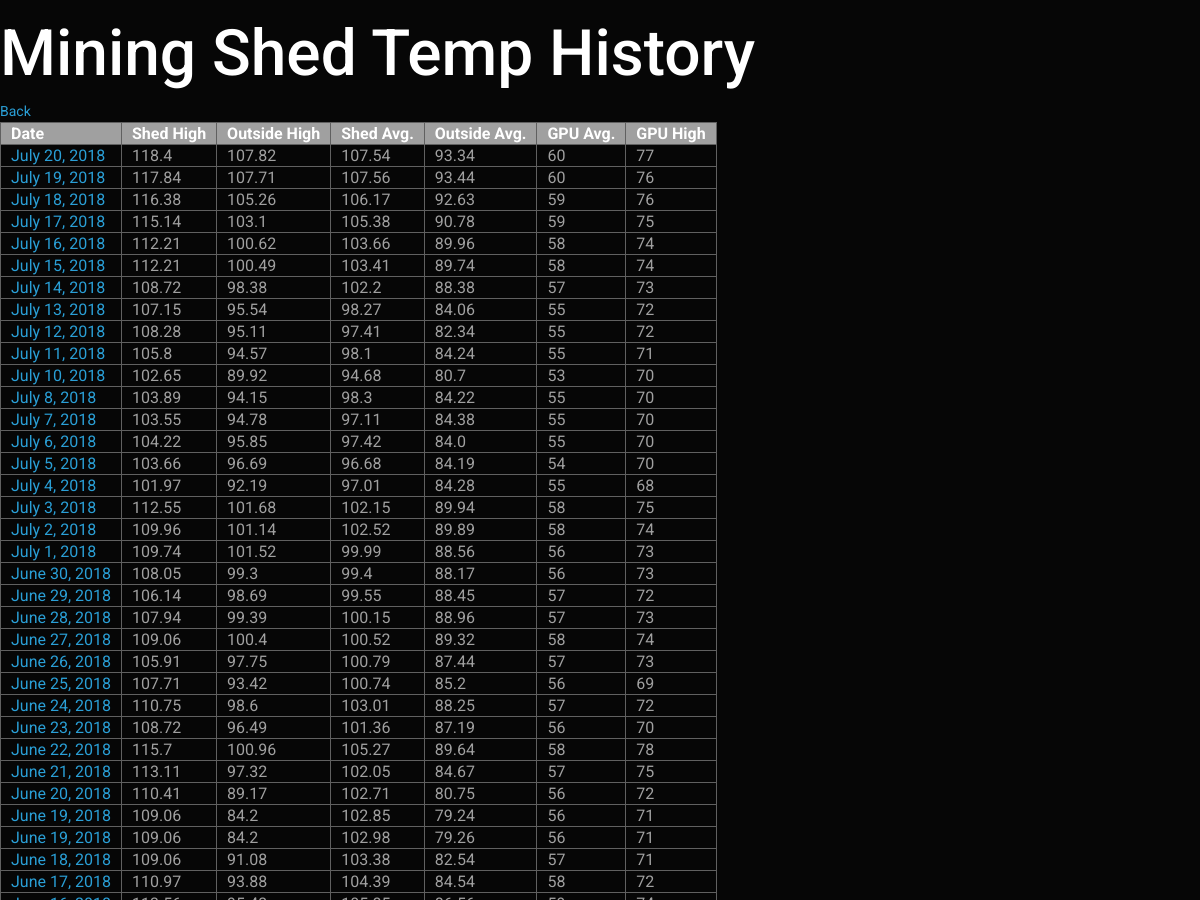
/history_list (upper part), run on an earlier commit of the app's database.
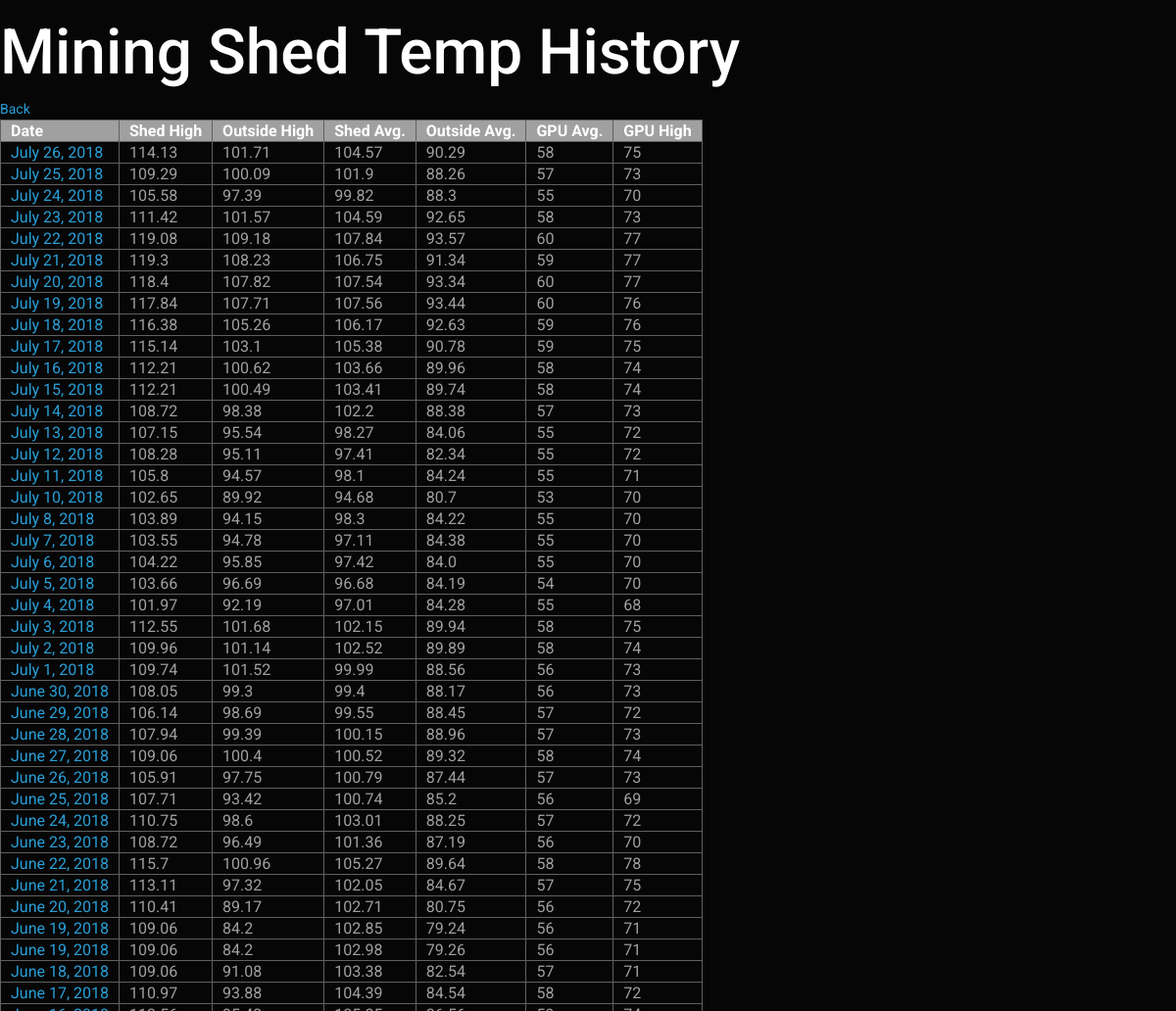
And on a later commit of the database.
### temp/models.py (models this page shows)
class History(models.Model):
        class Meta:
                ordering = ['-date']
	date = models.DateField()
	avgshed = models.FloatField()
	highshed = models.FloatField()
        avgouts = models.FloatField()
	highouts = models.FloatField()
        avggpu = models.IntegerField()
        highgpu = models.IntegerField()
	starttime = models.DateTimeField()
        endtime = models.DateTimeField(default=timezone.now)
	def __str__(self):
		return self.date.strftime("%m/%d/%Y")

### temp/views.py (the view)
# urls.py: url(r'history_list', views.history_list, name='history_list'),
def history_list(request):
	historys = History.objects.all().order_by('-date')
	return render(request, 'temp/history_list.html', {'historys': historys})

### temp/templates/temp/history_list.html (shortened to what this page needs)
<html>
<head>
</head>
<link rel="stylesheet" href="https://bootswatch.com/4/cyborg/bootstrap.min.css">
<link rel="stylesheet" href="https://bootswatch.com/4/cyborg/bootstrap.css">
<body bgcolor="#000000">
<p>
<div>
 <h1><FONT COLOR="#FFFFFF">Mining Shed Temp History</FONT></h1>
</div>
<a href="..">Back</a>
<table>
 <tr>
  <th bgcolor="#A0A0A0">Date</th>
  <th bgcolor="#A0A0A0">Shed High</th>
  <th bgcolor="#A0A0A0">Outside High</th>
  <th bgcolor="#A0A0A0">Shed Avg.</th>
  <th bgcolor="#A0A0A0">Outside Avg.</th>
  <th bgcolor="#A0A0A0">GPU Avg.</th>
  <th bgcolor="#A0A0A0">GPU High</th>
 </tr>
{% for history in historys %}
 <tr>
  <td> <FONT COLOR="#A0A0A0"><a href="{% url 'history_graph' date=history.date %}">{{ history.date }}</a></FONT></td>
  <td> <FONT COLOR="#A0A0A0">{{ history.highshed }}</FONT></td>
  <td> <FONT COLOR="#A0A0A0">{{ history.highouts }}</FONT></td>
  <td> <FONT COLOR="#A0A0A0">{{ history.avgshed }}</FONT></td>
  <td> <FONT COLOR="#A0A0A0">{{ history.avgouts }}</FONT></td>
  <td> <FONT COLOR="#A0A0A0">{{ history.avggpu }}</FONT></td>
  <td> <FONT COLOR="#A0A0A0">{{ history.highgpu }}</FONT></td>
 </tr>
{% endfor %}
</table>
</html>

### temp/templates/temp/history_list.html (style rules this page uses)
table { border-collapse: collapse; }
table, th, td { border: 1px solid #606060; padding-left: 10px; padding-right: 10px }

What changed in the data, as far as the page shows it:
added History: date "July 26, 2018", highshed "114.13", highouts "101.71", avgshed "104.57", avgouts "90.29", avggpu "58", highgpu "75"
added History: date "July 25, 2018", highshed "109.29", highouts "100.09", avgshed "101.9", avgouts "88.26", avggpu "57", highgpu "73"
added History: date "July 24, 2018", highshed "105.58", highouts "97.39", avgshed "99.82", avgouts "88.3", avggpu "55", highgpu "70"
added History: date "July 23, 2018", highshed "111.42", highouts "101.57", avgshed "104.59", avgouts "92.65", avggpu "58", highgpu "73"
added History: date "July 22, 2018", highshed "119.08", highouts "109.18", avgshed "107.84", avgouts "93.57", avggpu "60", highgpu "77"
added History: date "July 21, 2018", highshed "119.3", highouts "108.23", avgshed "106.75", avgouts "91.34", avggpu "59", highgpu "77"
